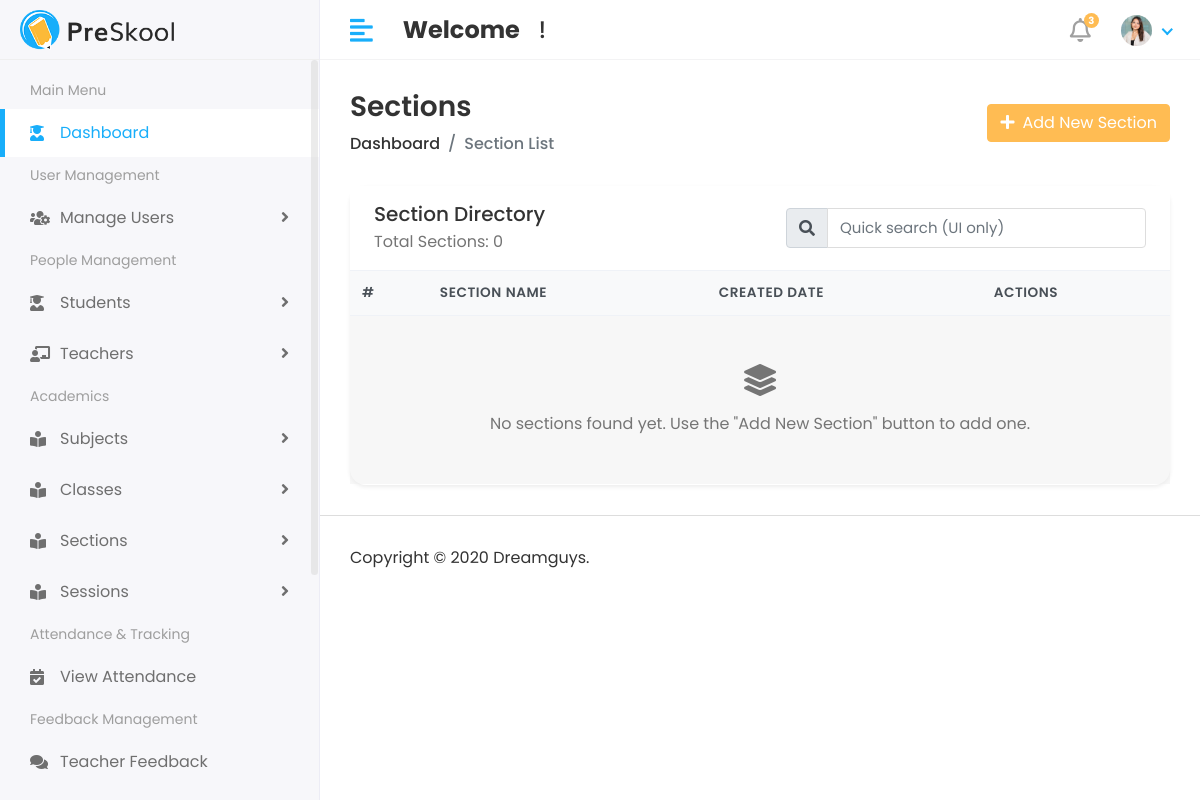
The app's page /academic/section-list/, older data.
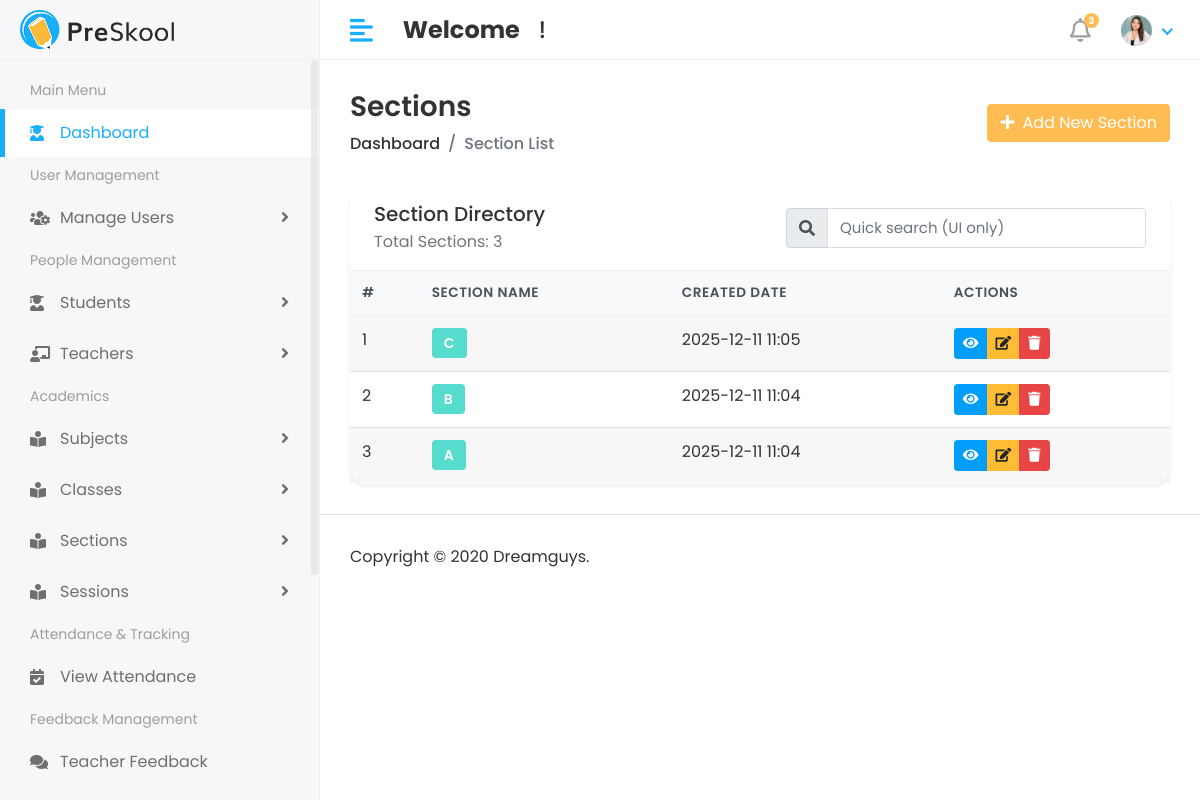
The same page, newer data.
### academic/models.py (models this page shows, shortened)
class Section(models.Model):
    name = models.CharField(max_length=50, verbose_name="Section Name")
    created_at = models.DateTimeField(auto_now_add=True)

### academic/views.py (the view)
# urls.py: path('section-list/', section_list, name='section_list'),
def section_list(request):
    sections = Section.objects.all().order_by('-created_at')
    context = {
        'sections': sections
    }
    return render(request, 'Academic/section/section_list.html', context)

### templates/Academic/section/section_list.html (shortened to what this page needs)
{% extends "base.html" %}
{% load static %}
{% block content %}
<div class="content container-fluid">
    <div class="page-header">
        <div class="row align-items-center">
            <div class="col">
                <h3 class="page-title mb-2">Sections</h3>
                <ul class="breadcrumb mb-0">
                    <li class="breadcrumb-item"><a href="{% url 'admin_home_page' %}">Dashboard</a></li>
                    <li class="breadcrumb-item active">Section List</li>
                </ul>
            </div>
            <div class="col-auto mt-3 mt-md-0">
                <a href="{% url 'add_section' %}" class="btn btn-primary">
                    <i class="fas fa-plus mr-2"></i>Add New Section
                </a>
            </div>
        </div>
    </div>
    <div class="card shadow-sm section-table-card">
        <div class="card-header bg-white border-0 d-flex flex-column flex-md-row align-items-start align-items-md-center justify-content-between">
            <div>
                <h5 class="mb-1">Section Directory</h5>
                <p class="mb-0 text-muted">Total Sections: {{ sections|length }}</p>
            </div>
            <form class="form-inline mt-3 mt-md-0">
                <div class="input-group">
                    <div class="input-group-prepend">
                        <span class="input-group-text"><i class="fas fa-search"></i></span>
                    </div>
                    <input type="text" class="form-control" id="sectionSearch" placeholder="Quick search (UI only)">
                </div>
            </form>
        </div>
        <div class="table-responsive">
            <table class="table table-hover table-striped align-middle mb-0" id="sectionTable">
                <thead class="thead-light">
                    <tr>
                        <th scope="col">#</th>
                        <th scope="col">Section Name</th>
                        <th scope="col">Created Date</th>
                        <th scope="col">Actions</th>
                    </tr>
                </thead>
                <tbody>
                    {% for section in sections %}
                        <tr>
                            <td>{{ forloop.counter }}</td>
                            <td>
                                <span class="badge badge-info badge-name">{{ section.name }}</span>
                            </td>
                            <td>{{ section.created_at|date:"Y-m-d H:i"|default:"—" }}</td>
                            <td>
                                <div class="btn-group" role="group">
                                    <a href="#" class="btn btn-sm btn-info" title="View">
                                        <i class="fas fa-eye"></i>
                                    </a>
                                    <a href="#" class="btn btn-sm btn-warning" title="Edit">
                                        <i class="fas fa-edit"></i>
                                    </a>
                                    <a href="#" class="btn btn-sm btn-danger" title="Delete" onclick="return confirm('Are you sure you want to delete this section?')">
                                        <i class="fas fa-trash"></i>
                                    </a>
                                </div>
                            </td>
                        </tr>
                    {% empty %}
                        <tr>
                            <td colspan="4" class="text-center py-5">
                                <div class="text-muted">
                                    <i class="fas fa-layer-group fa-2x mb-3 d-block"></i>
                                    No sections found yet. Use the "Add New Section" button to add one.
                                </div>
                            </td>
                        </tr>
                    {% endfor %}
                </tbody>
            </table>
        </div>
    </div>
</div>
{% endblock content %}

Row changes from the older to the newer data that the page shows:
added Section: name "C", created_at "2025-12-11 11:05"
added Section: name "B", created_at "2025-12-11 11:04"
added Section: name "A", created_at "2025-12-11 11:04"
Text that changed along with them:
{{ sections|length }}: "0" → "3"
text no longer shown: "No sections found yet. Use the \"Add New Section\" button to add one."
